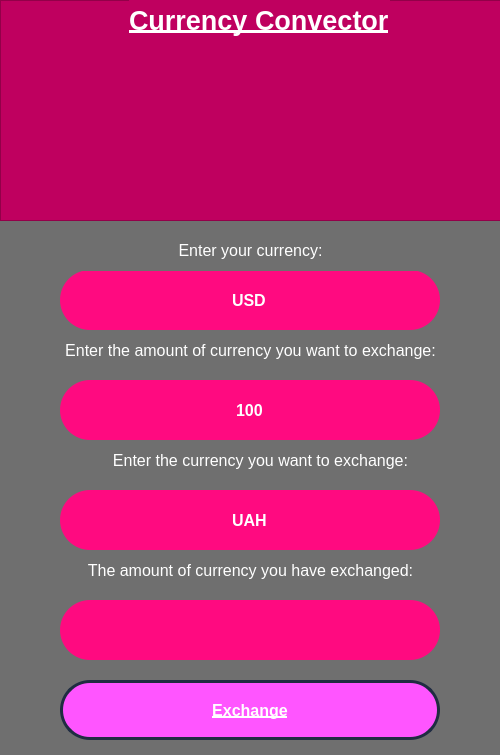
<?xml version="1.0" encoding="UTF-8"?>
<ui version="4.0">
 <class>MainWindow</class>
 <widget class="QMainWindow" name="MainWindow">
  <property name="geometry">
   <rect>
    <x>0</x>
    <y>0</y>
    <width>500</width>
    <height>755</height>
   </rect>
  </property>
  <property name="windowTitle">
   <string>ConvectorCurrency</string>
  </property>
  <property name="windowIcon">
   <iconset>
    <normaloff>img/exchange.ico</normaloff>img/exchange.ico</iconset>
  </property>
  <widget class="QWidget" name="centralwidget">
   <property name="styleSheet">
    <string notr="true">background-color: rgb(111, 111, 111);</string>
   </property>
   <widget class="QFrame" name="frame">
    <property name="geometry">
     <rect>
      <x>0</x>
      <y>0</y>
      <width>501</width>
      <height>221</height>
     </rect>
    </property>
    <property name="styleSheet">
     <string notr="true">background-color: rgb(191, 0, 95);</string>
    </property>
    <property name="frameShape">
     <enum>QFrame::StyledPanel</enum>
    </property>
    <property name="frameShadow">
     <enum>QFrame::Raised</enum>
    </property>
    <widget class="QLabel" name="labelTitle">
     <property name="geometry">
      <rect>
       <x>129</x>
       <y>0</y>
       <width>261</width>
       <height>41</height>
      </rect>
     </property>
     <property name="font">
      <font>
       <family>Segoe UI</family>
       <pointsize>20</pointsize>
       <weight>75</weight>
       <bold>true</bold>
       <underline>true</underline>
      </font>
     </property>
     <property name="styleSheet">
      <string notr="true">color: rgb(255, 255, 255);</string>
     </property>
     <property name="text">
      <string>Currency Convector</string>
     </property>
    </widget>
    <widget class="QLabel" name="labelExchange_img">
     <property name="geometry">
      <rect>
       <x>120</x>
       <y>50</y>
       <width>261</width>
       <height>161</height>
      </rect>
     </property>
     <property name="text">
      <string/>
     </property>
     <property name="pixmap">
      <pixmap>img/exchange.ico</pixmap>
     </property>
    </widget>
   </widget>
   <widget class="QLineEdit" name="inputCurrency">
    <property name="geometry">
     <rect>
      <x>60</x>
      <y>270</y>
      <width>380</width>
      <height>60</height>
     </rect>
    </property>
    <property name="font">
     <font>
      <family>Segoe UI</family>
      <pointsize>12</pointsize>
      <weight>75</weight>
      <bold>true</bold>
     </font>
    </property>
    <property name="contextMenuPolicy">
     <enum>Qt::DefaultContextMenu</enum>
    </property>
    <property name="styleSheet">
     <string notr="true">background-color: rgb(255, 10, 128);
border-color: rgb(170, 255, 0);
color: rgb(255, 255, 255);
border-radius: 30;</string>
    </property>
    <property name="text">
     <string>USD</string>
    </property>
    <property name="alignment">
     <set>Qt::AlignCenter</set>
    </property>
   </widget>
   <widget class="QLineEdit" name="inputAmount">
    <property name="geometry">
     <rect>
      <x>60</x>
      <y>380</y>
      <width>380</width>
      <height>60</height>
     </rect>
    </property>
    <property name="font">
     <font>
      <family>Segoe UI</family>
      <pointsize>12</pointsize>
      <weight>75</weight>
      <bold>true</bold>
     </font>
    </property>
    <property name="styleSheet">
     <string notr="true">background-color: rgb(255, 10, 128);
border-color: rgb(170, 255, 0);
color: rgb(255, 255, 255);
border-radius: 30;</string>
    </property>
    <property name="text">
     <string>100</string>
    </property>
    <property name="alignment">
     <set>Qt::AlignCenter</set>
    </property>
   </widget>
   <widget class="QPushButton" name="exchangeBtn">
    <property name="geometry">
     <rect>
      <x>60</x>
      <y>680</y>
      <width>380</width>
      <height>60</height>
     </rect>
    </property>
    <property name="font">
     <font>
      <family>Segoe UI</family>
      <pointsize>12</pointsize>
      <weight>75</weight>
      <bold>true</bold>
      <underline>true</underline>
     </font>
    </property>
    <property name="styleSheet">
     <string notr="true">QPushButton{
	background-color: rgb(255, 85, 255);
	border: 3 solid rgb(32, 44, 66);
	color: rgb(255, 255, 255);
	border-radius:30;
}
QPushButton:pressed{
	background-color: rgb(255, 255, 255);
	color: rgb(255, 85, 255);
}

</string>
    </property>
    <property name="text">
     <string>Exchange</string>
    </property>
   </widget>
   <widget class="QLabel" name="labelCurrencyInput">
    <property name="geometry">
     <rect>
      <x>0</x>
      <y>230</y>
      <width>501</width>
      <height>41</height>
     </rect>
    </property>
    <property name="font">
     <font>
      <family>Segoe UI</family>
      <pointsize>12</pointsize>
     </font>
    </property>
    <property name="styleSheet">
     <string notr="true">color: rgb(255, 255, 255);
</string>
    </property>
    <property name="text">
     <string>Enter your currency:</string>
    </property>
    <property name="alignment">
     <set>Qt::AlignCenter</set>
    </property>
   </widget>
   <widget class="QLabel" name="labelAmountInput">
    <property name="geometry">
     <rect>
      <x>0</x>
      <y>330</y>
      <width>501</width>
      <height>41</height>
     </rect>
    </property>
    <property name="font">
     <font>
      <family>Segoe UI</family>
      <pointsize>12</pointsize>
      <weight>50</weight>
      <bold>false</bold>
     </font>
    </property>
    <property name="styleSheet">
     <string notr="true">color: rgb(255, 255, 255);
</string>
    </property>
    <property name="text">
     <string>Enter the amount of currency you want to exchange:</string>
    </property>
    <property name="alignment">
     <set>Qt::AlignCenter</set>
    </property>
   </widget>
   <widget class="QLineEdit" name="outputAmount">
    <property name="geometry">
     <rect>
      <x>60</x>
      <y>490</y>
      <width>380</width>
      <height>60</height>
     </rect>
    </property>
    <property name="font">
     <font>
      <family>Segoe UI</family>
      <pointsize>12</pointsize>
      <weight>75</weight>
      <bold>true</bold>
     </font>
    </property>
    <property name="styleSheet">
     <string notr="true">background-color: rgb(255, 10, 128);
border-color: rgb(170, 255, 0);
color: rgb(255, 255, 255);
border-radius: 30;</string>
    </property>
    <property name="text">
     <string>UAH</string>
    </property>
    <property name="alignment">
     <set>Qt::AlignCenter</set>
    </property>
   </widget>
   <widget class="QLabel" name="labelCurrencyOutput">
    <property name="geometry">
     <rect>
      <x>10</x>
      <y>440</y>
      <width>501</width>
      <height>41</height>
     </rect>
    </property>
    <property name="font">
     <font>
      <family>Segoe UI</family>
      <pointsize>12</pointsize>
     </font>
    </property>
    <property name="styleSheet">
     <string notr="true">color: rgb(255, 255, 255);
</string>
    </property>
    <property name="text">
     <string>Enter the currency you want to exchange:</string>
    </property>
    <property name="alignment">
     <set>Qt::AlignCenter</set>
    </property>
   </widget>
   <widget class="QLineEdit" name="outputCurrency">
    <property name="geometry">
     <rect>
      <x>60</x>
      <y>600</y>
      <width>380</width>
      <height>60</height>
     </rect>
    </property>
    <property name="font">
     <font>
      <family>Segoe UI</family>
      <pointsize>12</pointsize>
      <weight>75</weight>
      <bold>true</bold>
     </font>
    </property>
    <property name="styleSheet">
     <string notr="true">background-color: rgb(255, 10, 128);
border-color: rgb(170, 255, 0);
color: rgb(255, 255, 255);
border-radius: 30;</string>
    </property>
    <property name="alignment">
     <set>Qt::AlignCenter</set>
    </property>
    <property name="readOnly">
     <bool>true</bool>
    </property>
   </widget>
   <widget class="QLabel" name="labelAmountOutput">
    <property name="geometry">
     <rect>
      <x>0</x>
      <y>550</y>
      <width>501</width>
      <height>41</height>
     </rect>
    </property>
    <property name="font">
     <font>
      <family>Segoe UI</family>
      <pointsize>12</pointsize>
     </font>
    </property>
    <property name="styleSheet">
     <string notr="true">color: rgb(255, 255, 255);
</string>
    </property>
    <property name="text">
     <string>The amount of currency you have exchanged:</string>
    </property>
    <property name="alignment">
     <set>Qt::AlignCenter</set>
    </property>
   </widget>
  </widget>
 </widget>
 <resources/>
 <connections/>
</ui>
